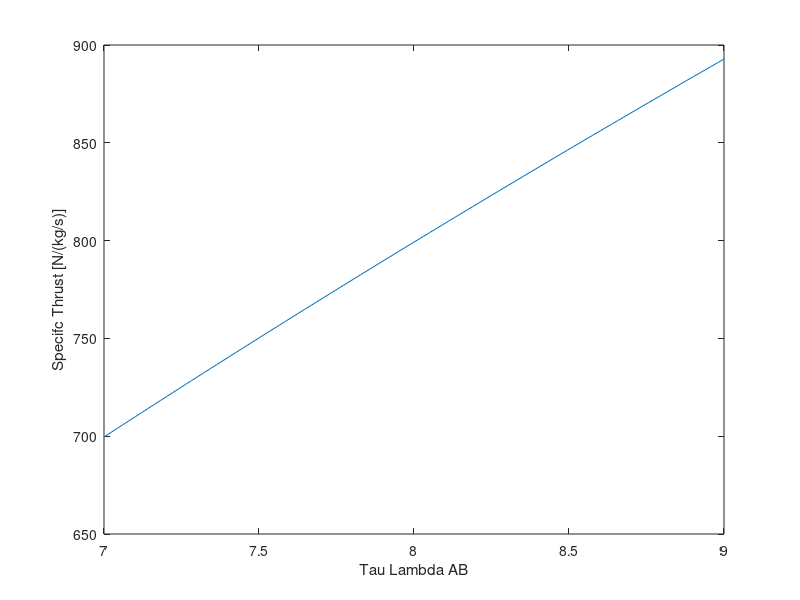
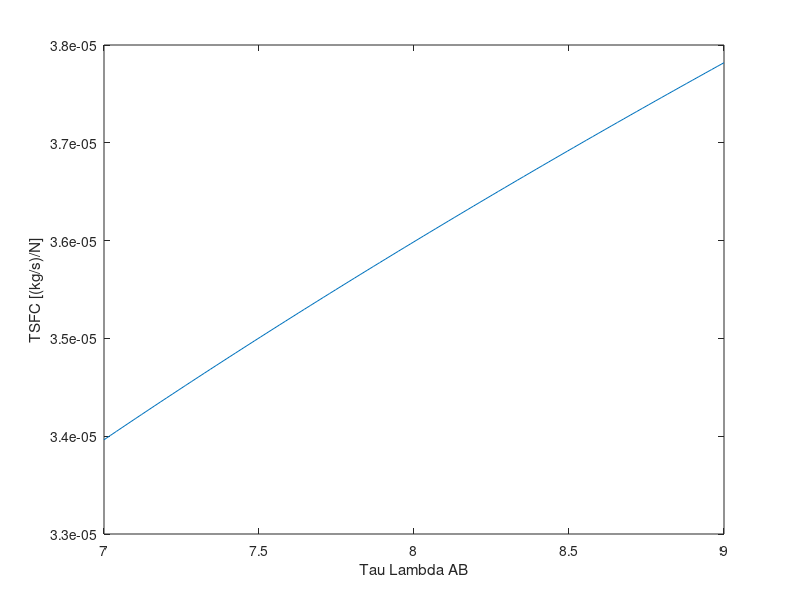
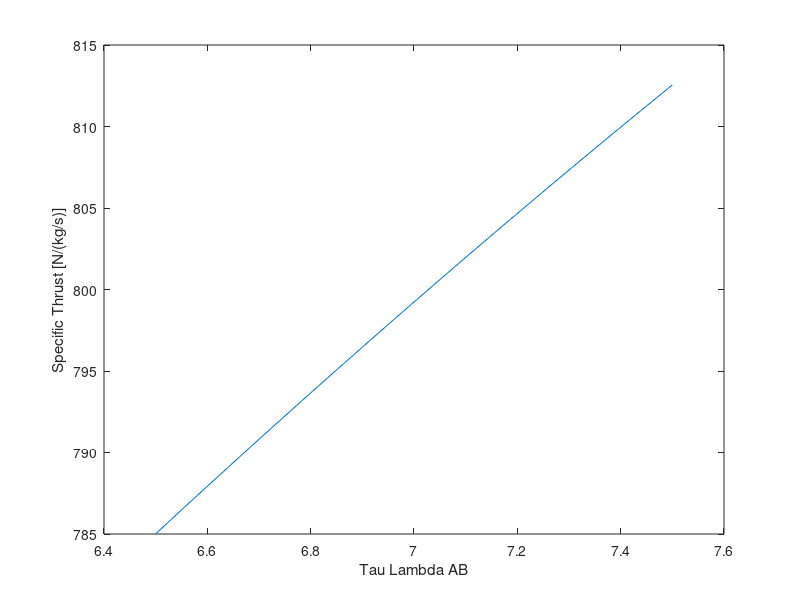
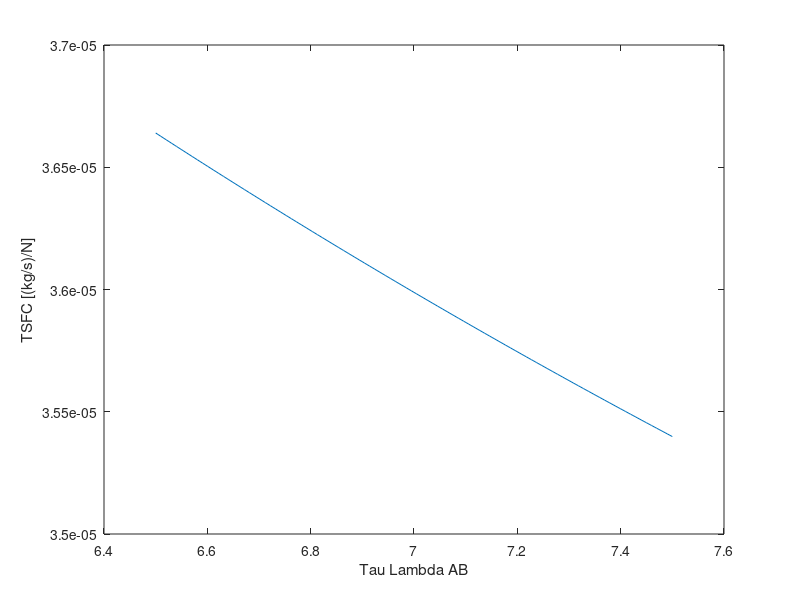

Write MATLAB code to recreate these figures, in order.
%%%%%%%%%%%%%%%%%%%%%%%%%%%%%%%%%%%%%%%%%%%%%
%            Ian Norris                     %
%          Propulsion Assignment # 5        %
%%%%%%%%%%%%%%%%%%%%%%%%%%%%%%%%%%%%%%%%%%%%%

clc
clear home
%% Problem 2
%% Part A
gamma = 1.4;                         %[Unitless] Ratio of Specific Heats
T0 = 220;                            %[K] Initial Temperature
cp = 1005;                           %[Unitless] Coefficient of Pressure
hf = 4.42e7;                         %[J/kg] Heating value of Fuel
M0 = 2.5;                            %[Unitless] Initial Mach Number
tlam = 7;                            %[Unitless] Tau Lambda
tlamAB = linspace(7,9,100);          %[Unitless] Tau Lambda for Afterburner

a0 = sqrt((gamma-1)*cp*T0);          %[m/s] Velocity of Sound
tr = 1 + ((gamma-1)/2)*M0^2;         %[Unitless] Tau Tt0/T0
ST = a0.*(sqrt((2.*tlamAB./(gamma-1).*(1-4*tlam./(tlam+tr).^2)))-M0);
%[N/(kg/s)] Specific Thrust
f = cp.*T0./hf.*(tlamAB-tr);         %[Unitless] Fuel to Air Ratio
TSFC = f./ST;                        
%[(kg/s)/N] Thrust Specific Fuel Consumption

figure(1)
plot(tlamAB,ST)
xlabel('Tau Lambda AB')
ylabel('Specifc Thrust [N/(kg/s)]')

figure(2)
plot(tlamAB,TSFC)
xlabel('Tau Lambda AB')
ylabel('TSFC [(kg/s)/N]')

%% Part B

tlamAB = 8;                          %[Unitless] Tau Lambda for Afterburner
tlam = linspace(6.5,7.5,100);        %[Unitless] Tau Lambda

ST = a0.*(sqrt((2.*tlamAB./(gamma-1).*(1-4*tlam./(tlam+tr).^2)))-M0);
%[N/(kg/s)] Specific Thrust
f = cp.*T0./hf.*(tlamAB-tr);         %[Unitless] Fuel to Air Ratio
TSFC = f./ST;          
%[(kg/s)/N] Thrust Specific Fuel Consumption

figure(3)
plot(tlam,ST)
xlabel('Tau Lambda AB')
ylabel('Specific Thrust [N/(kg/s)]')

figure(4)
plot(tlam,TSFC)
xlabel('Tau Lambda AB')
ylabel('TSFC [(kg/s)/N]')

%% Problem 3
%% Part A

M0 = linspace(0,3.5,100);            %[Unitless] Initial Mach Number
gamma = 1.4;                         %[Unitless] Ratio of Specific Heats
pic = 10;                            %[Unitless] Pi of Compressor
T0 = 210;                            %[Kelvin] Initial Temperature
cp = 1005;                           %[Unitless] Coefficient of Pressure
hf = 4.42e7;                         %[J/kg] Heating value of Fuel
tlam = 7;                            %[Unitless] Tau Lambda
tlamAB = 8;                          %[Unitless] Tau Lambda for Afterburner
tc = (pic)^((gamma-1)/gamma);        %[Unitless] Tau Compressor
tr = 1 + ((gamma-1)/2).*M0.^2;       %[Unitless] Tau Tt0/T0
tt = 1 - tr./tlam.*(tc-1);           %[Unitless] Tau Turbine

ST = a0.*(sqrt(2.*tlamAB./((gamma-1).*tt.*tc.*tr).*(tt.*tc.*tr-1))-M0);
%[N/(kg/s)] Specific Thrust
f = cp.*T0./hf.*(tlamAB-tr);         %[Unitless] Fuel to Air Ratio
TSFC = f./ST;
%[(kg/s)/N] Thrust Specific Fuel Consumption

figure(5)
plot(M0,ST)
xlabel('Initial Mach Number')
ylabel('Specific Thrust [N/(kg/s)]')

figure(6)
plot(M0,TSFC)
xlabel('Initial Mach Number')
ylabel('TSFC [(kg/s)/N]')

%% Part B

M0 = linspace(0,5,1000);             %[Unitless] Initial Mach Number
tr = 1 + ((gamma-1)/2).*M0.^2;       %[Unitless] Tau Tt0/T0
tt = 1 - tr./tlam.*(tc-1);           %[Unitless] Tau Turbine
ST = a0*(sqrt(2*tlamAB./((gamma-1).*tt.*tc.*tr).*(tt.*tc.*tr-1))-M0);
%[N/(kg/s)] Specific Thrust

for i = 1:999
    mini = abs(ST(i+1));
    if(mini<ST(i))
        keep = i+1;
    end
end

sprintf('The maximum Mach number at which these engines will be able to\n')
sprintf('fly is %d.',keep*5/1000)
%% Problem 4
%% Part A

v = 900;                          %[m/s] Velocity
h = 10;                           %[km] Height
d = 0.41351;                      %[kg/m^3] Air Density
st = 223.26;                      %[K] Air Static Temperature
hf = 4.4e7;                       %[J/kg] Heating Value for the Fuel
nta = 0.5;                        %[m^2] Nozzle Throat Area
stagt = 1500;                     %[K] Stagnation Temperature Max.
R = 287;                          %[J/(kg*K)] Gas Constant
gamma = 1.4;                      %[Unitless] Ratio of Specific Heats
cp = 1005;                        %[Unitless] Pressure constant
T0 = st;                          %[K] Initial Temperature
Tt4 = stagt;                      %[K] Temperature downstream of burner

a0 = sqrt(gamma*R*st);            %[m/s] Speed of Sound
Mach = v/a0;                      %[Unitless] Mach Number
tlamb = Tt4/T0;                   %[Unitless] Tau lambda Tt4/T0

sprintf('M0 = %g and Tau Lambda = %g',Mach,tlamb) 

%% Part B

tr = 1 + (gamma-1)/2*Mach^2;      %[Unitless] Tt0/T0
ST = a0*Mach*(sqrt(tlamb/tr)-1);  %[N/(kg/s)] Specific Thrust
P0 = R*d*T0;                      %[N/m^3] Initial Pressure
Pt8 = tr^(gamma/(gamma-1))*P0;    %[N/m^3] Pressure after turbine
Gam = sqrt(gamma*(2/(gamma+1))^((gamma+1)/(gamma-1)));
mdot = Pt8*Gam*nta/sqrt(R*(stagt+15.09));    %[kg/s] Mass flow
Thrust = ST*mdot;                            %[N] Thrust
sprintf('Thrust = %g N', Thrust)

%% Part C
f = cp*T0/hf*(tlamb-tr);          %[Unitless] Fuel to Air Ratio
mdotf = mdot*f;                   %[kg/s] fuel mass flow rate
sprintf('mdotf = %g kg/s',mdotf)







































